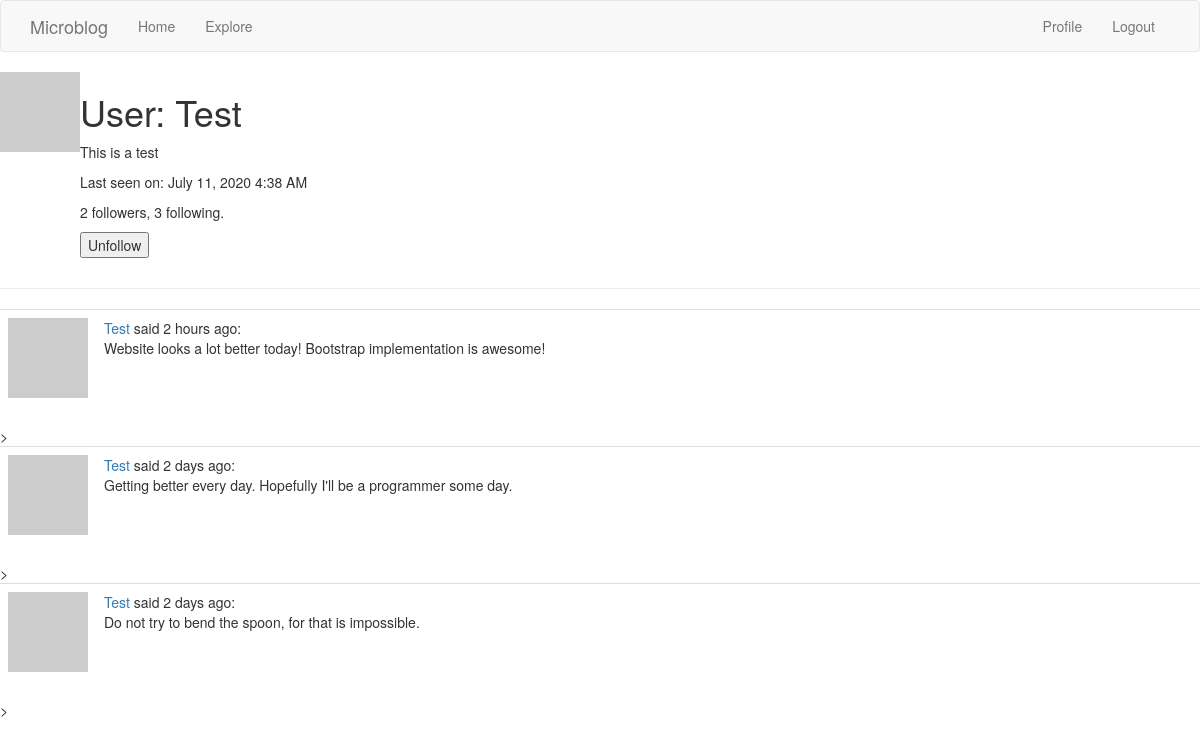
The app's page /user/Test (signed in) with its own data.
### app/models.py (models this page shows, shortened)
class User(UserMixin, db.Model):
    id = db.Column(db.Integer, primary_key=True)
    username = db.Column(db.String(64), index=True, unique=True)
    email = db.Column(db.String(120), index=True, unique=True)
    password_hash = db.Column(db.String(128))
    posts = db.relationship('Post', backref='author', lazy='dynamic')
    about_me = db.Column(db.String(140))
    last_seen = db.Column(db.DateTime, default=datetime.utcnow)
    followed = db.relationship(
        'User', secondary = followers,
        primaryjoin=(followers.c.follower_id == id),
        secondaryjoin = (followers.c.followed_id == id),
        backref = db.backref('followers', lazy = 'dynamic'), lazy = 'dynamic')
    def avatar(self, size):
        digest = md5(self.email.lower().encode('utf-8')).hexdigest()
        return 'http://www.gravatar.com/avatar/{}?d=identicon&s={}'.format(digest, size)
    def is_following(self, user):
        return self.followed.filter(
            followers.c.followed_id == user.id).count() > 0

class Post(db.Model):
    id = db.Column(db.Integer, primary_key=True)
    body = db.Column(db.String(140))
    timestamp = db.Column(db.DateTime, index=True, default=datetime.utcnow)
    user_id = db.Column(db.Integer, db.ForeignKey('user.id'))

### app/routes.py (the view)
@app.route('/user/<username>')
@login_required
def user(username):
    user = User.query.filter_by(username=username).first_or_404()
    page = request.args.get('page', 1, type = int)
    posts = user.posts.order_by(Post.timestamp.desc()).paginate(
        page, app.config['POSTS_PER_PAGE'], False)
    next_url = url_for('user', username = user.username, page = posts.next_num)\
        if posts.has_next else None
    prev_url = url_for('user', username = user.username, page = posts.prev_num) \
        if posts.has_prev else None
    form = EmptyForm()
    return render_template('user.html', user=user, posts=posts.items,
                            next_url = next_url, prev_url = prev_url, form = form)

### app/forms.py
class EmptyForm(FlaskForm):
    submit = SubmitField('Submit')

### app/models.py (called while the page is built)
@login.user_loader
def load_user(id):
    return User.query.get(int(id))

### app/routes.py (called while the page is built)
@app.before_request
def before_request():
    if current_user.is_authenticated:
        current_user.last_seen = datetime.utcnow()
        db.session.commit()

### app/templates/user.html (shortened to what this page needs)
{% extends "base.html" %}
{% block content %}
	<table>
		<tr valign="top">
			<td><img src="{{ user.avatar(128) }}"></td>
			<td>
				<h1>User: {{ user.username }}</h1>
				{% if user.about_me %}<p>{{ user.about_me }}</p>{% endif %}
				{% if user.last_seen %}
				<p>Last seen on: {{ moment(user.last_seen).format('LLL') }}</p>
				{% endif %}
				<p>{{ user.followers.count() }} followers, {{ user.followed.count() }} following.</p>
				{% if user == current_user %}
				<p><a href="{{ url_for('edit_profile') }}">Edit your profile</a></p>
				{% else %}
				<p>
					<form action="{{ url_for('unfollow', username=user.username) }}" method='post'>
						{{ form.submit(value='Unfollow') }}
					</form>
				</p>
				{% endif %}
			</td>
		</tr>
	</table>
	<hr>
    {% for post in posts %}
		{% include '_post.html' %}
    {% endfor %}
{% endblock %}

### app/templates/_post.html
<table class = "table table-hover">
	<tr>
		<td width="70px">
			<a href="{{ url_for('user', username=post.author.username) }}">
				<img src="{{ post.author.avatar(70) }}" />
			</a>
		</td>
		<td>
			<a href="{{ url_for('user', username=post.author.username) }}">
				{{ post.author.username }}
			</a>
			said {{ moment(post.timestamp).fromNow() }}:
			<br>
			{{ post.body }}
		</td>
	</tr>
</table>>

### records on screen
User: username "Test", about_me "This is a test", last_seen "July 11, 2020 4:38 AM"
Post: author.username "Test", timestamp "2 hours ago", body "Website looks a lot better today! Bootstrap implementation is awesome!"
Post: author.username "Test", timestamp "2 days ago", body "Getting better every day. Hopefully I'll be a programmer some day."
Post: author.username "Test", timestamp "2 days ago", body "Do not try to bend the spoon, for that is impossible."

### other values on screen
{{ user.followers.count() }} "2"
{{ user.followed.count() }} "3"
